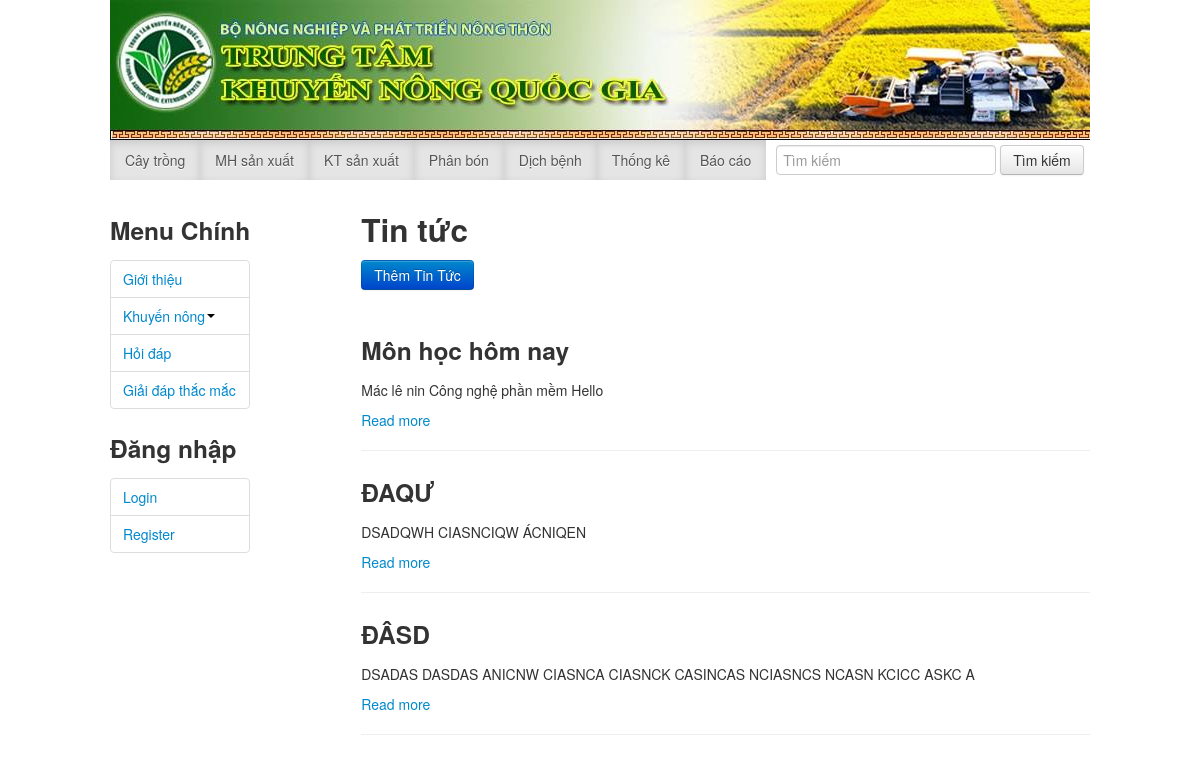
The app's page /index.php?c=news&m=list with its own data.
### tables this page shows
CREATE TABLE IF NOT EXISTS `news` (
  `id` int(11) NOT NULL AUTO_INCREMENT,
  `title` varchar(250) NOT NULL,
  `content` text NOT NULL,
  `author` varchar(255) NOT NULL,
  PRIMARY KEY (`id`)
);

### includes/common.php (called while the page is built, shortened)
<?php
function render($file, $data) {
    extract($data);
    include ROOT . DS . 'views' . DS . $file;
}

### controllers/news.php (called while the page is built, shortened)
<?php
function news_list() {
    $data = array();
    $data['news'] = model('news')->all();
    $data['template_file'] = 'news/list.php';
    render('layout.php', $data);
}

### index.php (called while the page is built, shortened)
<?php
require ROOT . DS . 'includes' . DS . 'common.php';
$controller = empty($_GET['c']) ? 'index' : strtolower($_GET['c']);
$method = empty($_GET['m']) ? 'index' : strtolower($_GET['m']);
$c_file = ROOT . DS . 'controllers' . DS . $controller . '.php';
$m_func = $controller . '_' . $method;
if (is_readable($c_file)) {
    call_user_func($m_func);
} else {
    die("Page not found !");
}

### includes/db.php (called while the page is built, shortened)
<?php
function db_get_all($sql) {
    $result = mysql_query($sql);
    $data = array();
    if ($result) {
        while ($row = mysql_fetch_assoc($result)) {
            $data[] = $row;
        }
    }
    return $data;
}

### models/model.php (called while the page is built, shortened)
<?php
class Model {
    public $table = '';
    public function all() {
        $sql = "SELECT * FROM `{$this->table}`";
        return db_get_all($sql);
    }
}

### views/news/list.php (the view)
<h2>Tin tức</h2>
<p>
    <a href="index.php?c=news&m=add" class="btn btn-primary">Thêm Tin Tức</a>
</p>
<br>
<?php foreach ($news as $new){ ?>
    <h3><?php echo $new["title"] ?></h3>
<p>
<?php
    $substring = substr($new['content'], 0, 400);
    echo $substring;
?>
</p>
<a href="index.php?c=news&m=listOne&id=<?php echo $new["id"] ?>">Read more</a>
<hr>
<?php } ?>

### records on screen
news: title "Môn học hôm nay", content "Mác lê nin Công nghệ phần mềm Hello"
news: title "ĐAQƯ", content "DSADQWH CIASNCIQW ÁCNIQEN"
news: title "ĐÂSD", content "DSADAS DASDAS ANICNW CIASNCA CIASNCK CASINCAS NCIASNCS NCASN KCICC ASKC A"
